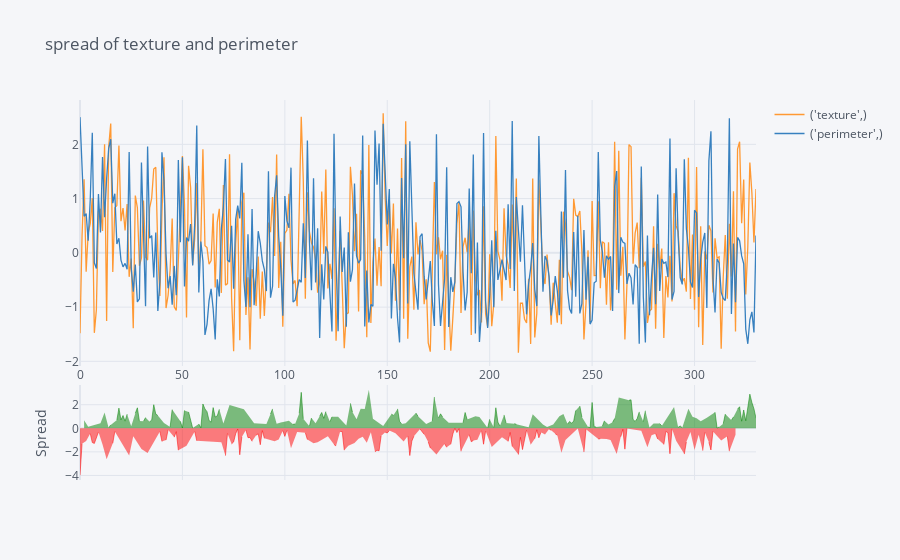

Here is the notebook cell this chart was saved with:
### Code cell
data_f[['texture','perimeter']].iplot(kind='spread',title='spread of texture and perimeter')

### Figure 1 — Plotly figure (JSON) as saved in the notebook; plotly's stock layout.template omitted (floating-point values rounded to 4 significant figures; data arrays with more than 128 entries replaced by an {"elided": "..."} marker saying what was removed)
{"data": [{"line": {"color": "rgba(255, 153, 51, 1.0)", "dash": "solid", "shape": "linear", "width": 1.3}, "mode": "lines", "name": "('texture',)", "text": "", "type": "scatter", "x": {"elided": "331 int values"}, "y": {"elided": "331 float values"}}, {"line": {"color": "rgba(55, 128, 191, 1.0)", "dash": "solid", "shape": "linear", "width": 1.3}, "mode": "lines", "name": "('perimeter',)", "text": "", "type": "scatter", "x": {"elided": "331 int values"}, "y": {"elided": "331 float values"}}, {"connectgaps": false, "fill": "tozeroy", "line": {"color": "green", "dash": "solid", "shape": "linear", "width": 0.5}, "mode": "lines", "name": "Spread", "showlegend": false, "type": "scatter", "x": {"elided": "331 int values"}, "xaxis": "x2", "y": {"elided": "331 mixed values"}, "yaxis": "y2"}, {"connectgaps": false, "fill": "tozeroy", "line": {"color": "red", "dash": "solid", "shape": "linear", "width": 0.5}, "mode": "lines", "name": "Spread", "showlegend": false, "type": "scatter", "x": {"elided": "331 int values"}, "xaxis": "x2", "y": {"elided": "331 mixed values"}, "yaxis": "y2"}], "layout": {"hovermode": "x", "legend": {"bgcolor": "#F5F6F9", "font": {"color": "#4D5663"}}, "paper_bgcolor": "#F5F6F9", "plot_bgcolor": "#F5F6F9", "title": {"font": {"color": "#4D5663"}, "text": "spread of texture and perimeter"}, "xaxis": {"gridcolor": "#E1E5ED", "showgrid": true, "tickfont": {"color": "#4D5663"}, "title": {"font": {"color": "#4D5663"}, "text": ""}, "zerolinecolor": "#E1E5ED"}, "xaxis2": {"anchor": "y2", "gridcolor": "#E1E5ED", "showgrid": true, "showticklabels": false, "tickfont": {"color": "#4D5663"}, "title": {"font": {"color": "#4D5663"}, "text": ""}, "zerolinecolor": "#E1E5ED"}, "yaxis": {"domain": [0.3, 1], "gridcolor": "#E1E5ED", "showgrid": true, "tickfont": {"color": "#4D5663"}, "title": {"font": {"color": "#4D5663"}, "text": ""}, "zerolinecolor": "#E1E5ED"}, "yaxis2": {"domain": [0, 0.25], "gridcolor": "#E1E5ED", "showgrid": true, "tickfont": {"color": "#4D5663"}, "title": {"font": {"color": "#4D5663"}, "text": "Spread"}, "zerolinecolor": "#E1E5ED"}}}
